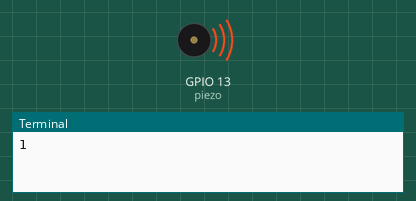
The program below on a simulated Raspberry Pi (BCM pin numbers). On the bench: buzzer (waves = sounding), the last lines printed to the terminal. At 8.0 s the program stops and its outputs stay as they are.

Above: at 0.1 s.
At 8.1 s:
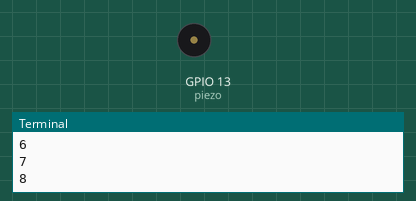
Timing chart, 0 to 9.5 s (numbered marks = the images above):
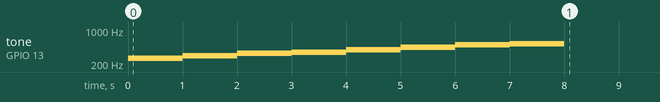

Measured:
- by itself, tone on GPIO 13 (piezo): plays 261 Hz for 1.0 s, 294 Hz for 1.0 s, 329 Hz for 1.0 s, 349 Hz for 1.0 s, 392 Hz for 1.0 s, 440 Hz for 1.0 s … (8 notes in this stretch)

The program:

piezo.py
```python
import RPi.GPIO as GPIO
import time

GPIO.setmode( GPIO.BCM ) # BCM은  SoC 핀번호로 불러오겠다는 뜻
GPIO.setwarnings( False )

piezo = 13

GPIO.setup( piezo, GPIO.OUT )

try:
    scale = [ 261, 294, 329, 349, 392, 440, 493, 523 ]
    scale2 = [ 1047, 1175, 1319, 1397, 1568, 1761, 1976, 2093 ]

    p = GPIO.PWM( piezo, 100 ) # pulse width modulation 펄스폭 변조. 전압의 on/off를 이용해 가변 전압을 얻는다.
    GPIO.output( piezo, True )
    p.start( 100 ) #
    p.ChangeDutyCycle( 90 ) # 90% 만 사용한다.

    for i in range ( 8 ):
        print( i + 1 )
        p.ChangeFrequency( scale[ i ] ) # 주파수를 변경해준다. 박자는 ChangeDutyCycle 로 조정한다.
        time.sleep(1)
    p.stop()
finally:
    GPIO.cleanup()
```
